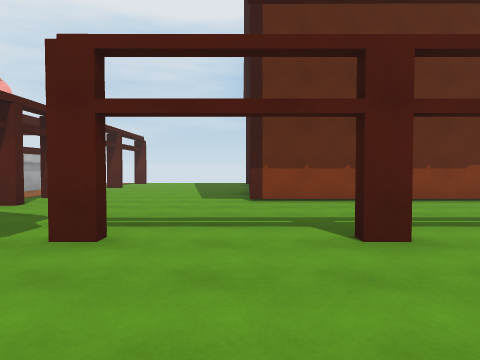
View 1 (above)

24 first-person views from a walk through a scene from a Unity 3-D project. The camera is 1.4 m above the floor, tilts 2° down and sees 70° across. The floor is counted in squares, 2 m on a side. Each view is taken from the middle of a square. On the plan, view 1 faces up. The plan holds only what a view shows up to about 11 squares ahead; the rest is blank. The place goes on beyond the plan. The player character is not drawn. Surface patterns are stand-ins for the level's own textures.

View 2
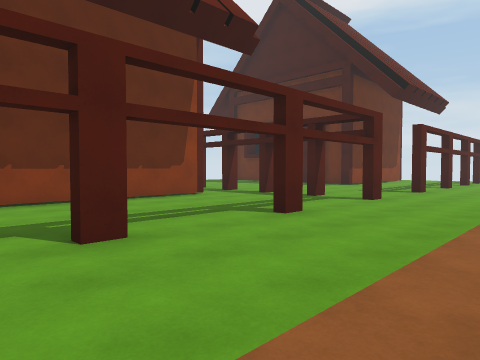

View 3
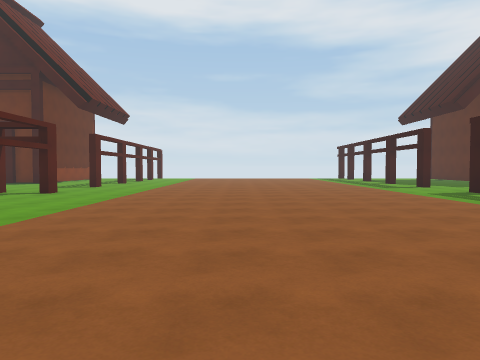

View 4
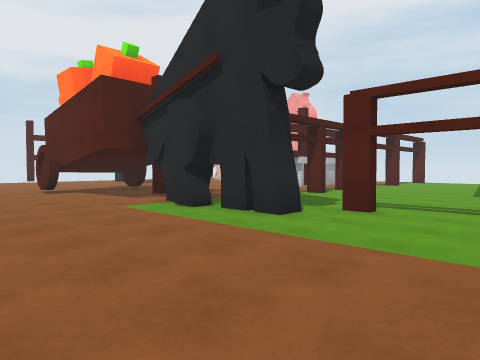

View 5
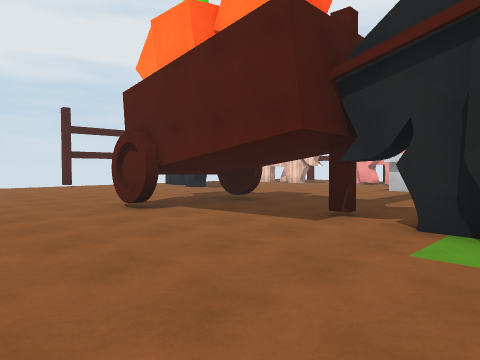

View 6
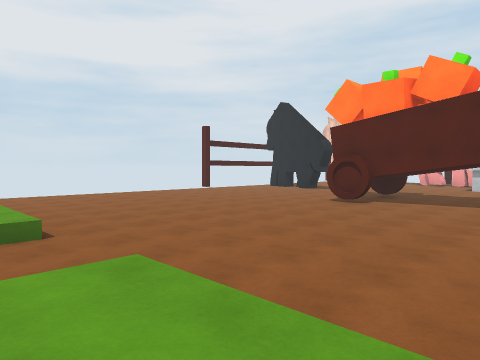

View 7
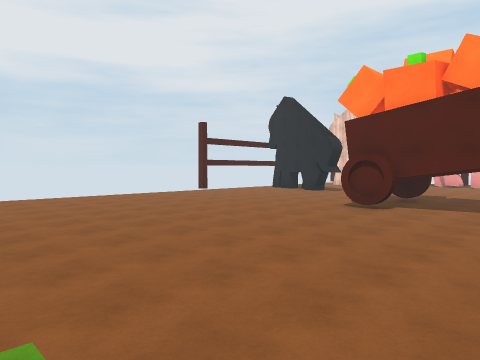

View 8
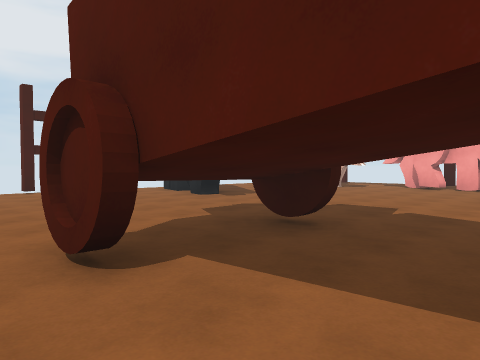

View 9
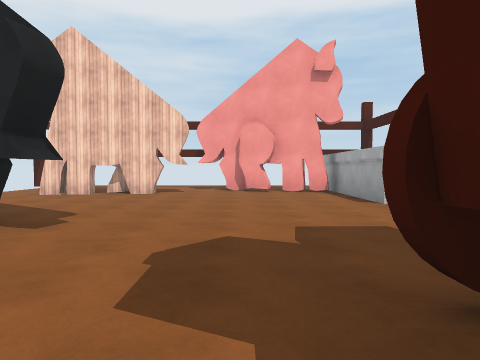

View 10
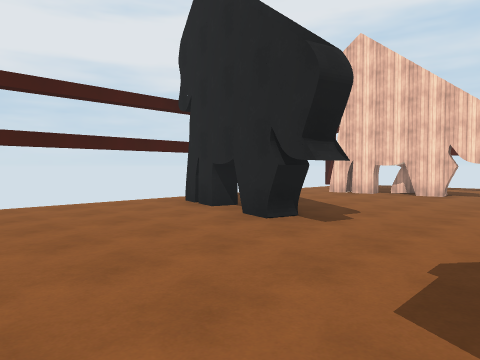

View 11
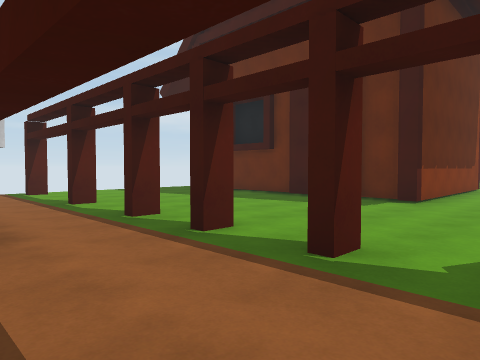

View 12
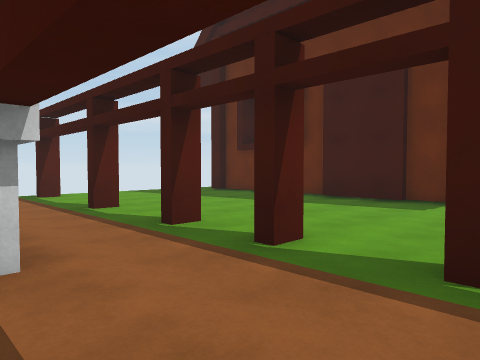

View 13
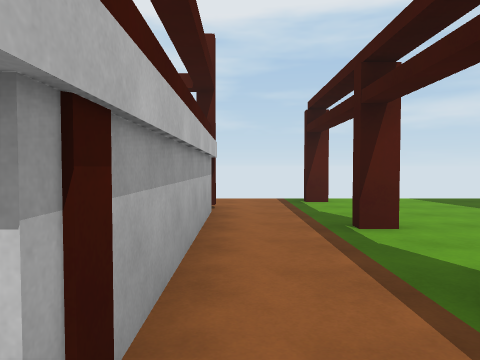

View 14
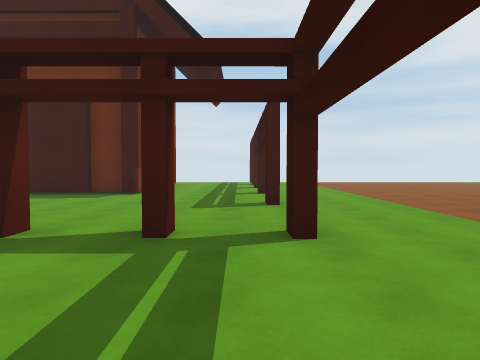

View 15
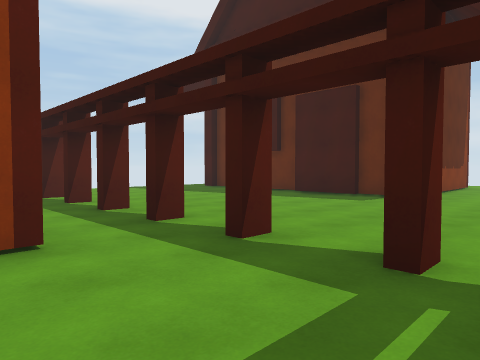

View 16
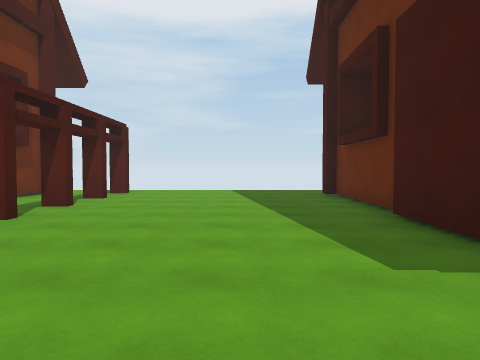

View 17
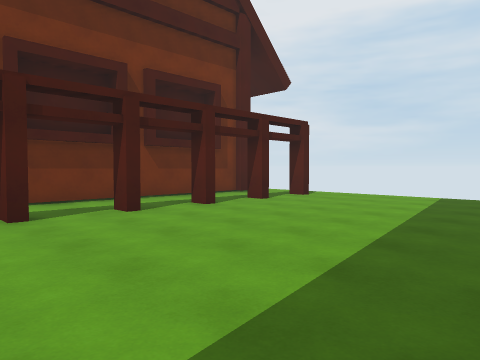

View 18
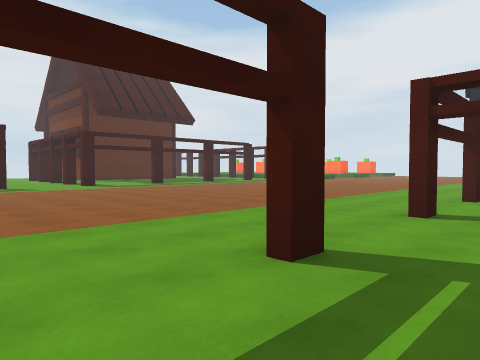

View 19
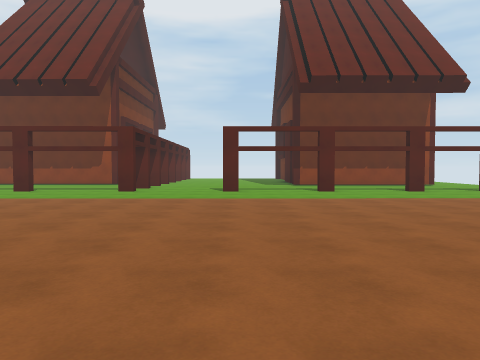

View 20
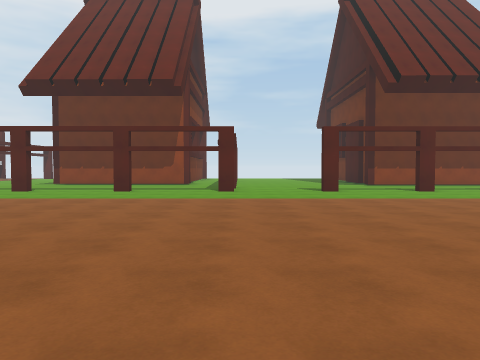

View 21
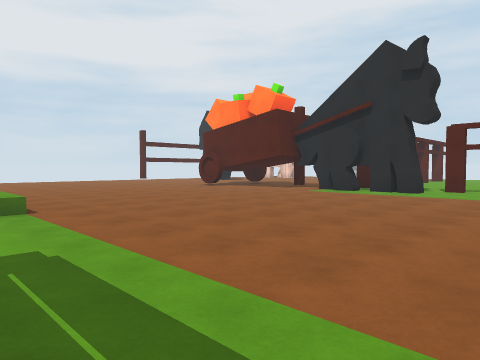

View 22
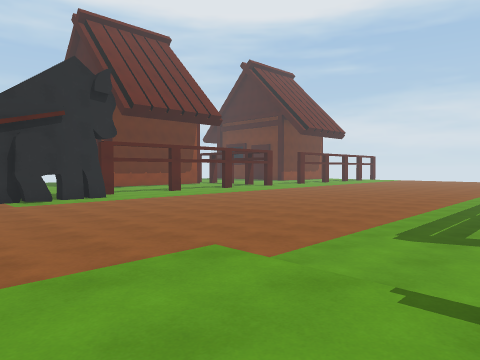

View 23
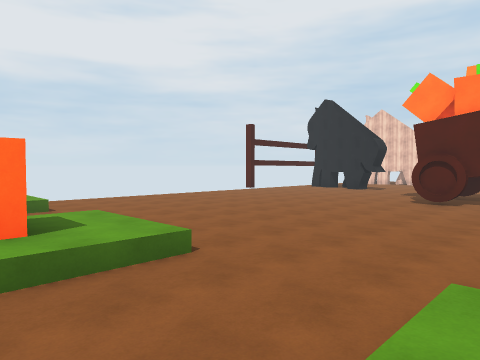

View 24
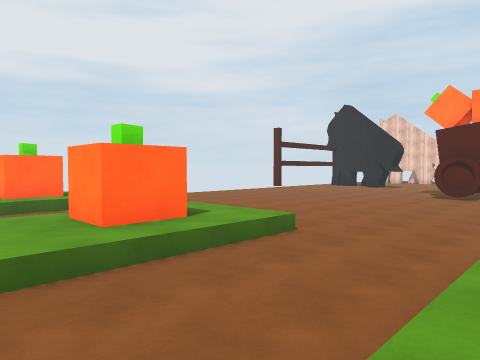

### Floor plan
Key: @ floor where view 1 was taken; # wall or solid block; x gap in a wall; . main floor; : floor 0.5 m higher than the main floor; / step, stairs or slope.
Columns run from 18 left of view 1 to 14 right of it. Each row starts with its distance up from view 1.
 16             /// //        //////
 15             ..#...      ..#.....
 14             #......#   #........#
 13     ...#  ###......#   #..#.....#
 12    ###.#####..#....#   #........#
 11  .##......##.......#   #........#
 10  .........##..#....#   #........#
  9   ........##.......#   #........#
  8    ...........#....######.#.....#
  7   ..............................#
  6 .####.........#..................
  5 ..........................#......
  4 .............  ..................
  3 #.......##x.....#..#..#...#..#...
  2 /.......##..####.................
  1   ......##.......................
  0   ................@..............
 -1   ...............................
 -2  ................................
 -3 /................................
 -4 /...............................
 -5 /...............................
 -6 /..............................
 -7   :. /::/..::/................
 -8  ::. / #/..::/......    ....
 -9  #:. /##/..::/            #.
-10      .::/..:
-11         /. :

Positions as (right, up) in squares from view 1, and headings:
1: (0, 0), facing up
2: (0, 0), facing up-right
3: (-2, -2), facing right
4: (1, -2), facing up-left
5: (-4, -2), facing up-left
6: (-5, -8), facing up-left
7: (-6, -7), facing up-left
8: (-7, 0), facing up-left
9: (-11, 2), facing up
10: (-11, 2), facing up-left
11: (-7, 5), facing up-right
12: (-7, 6), facing up-right
13: (-6, 8), facing up
14: (4, 4), facing right
15: (5, 4), facing up-right
16: (11, 5), facing up
17: (13, 7), facing up-left
18: (13, 5), facing down-left
19: (11, -7), facing up
20: (8, -7), facing up
21: (1, -8), facing up-left
22: (-7, -9), facing up-right
23: (-7, -9), facing up-left
24: (-7, -11), facing up-left
